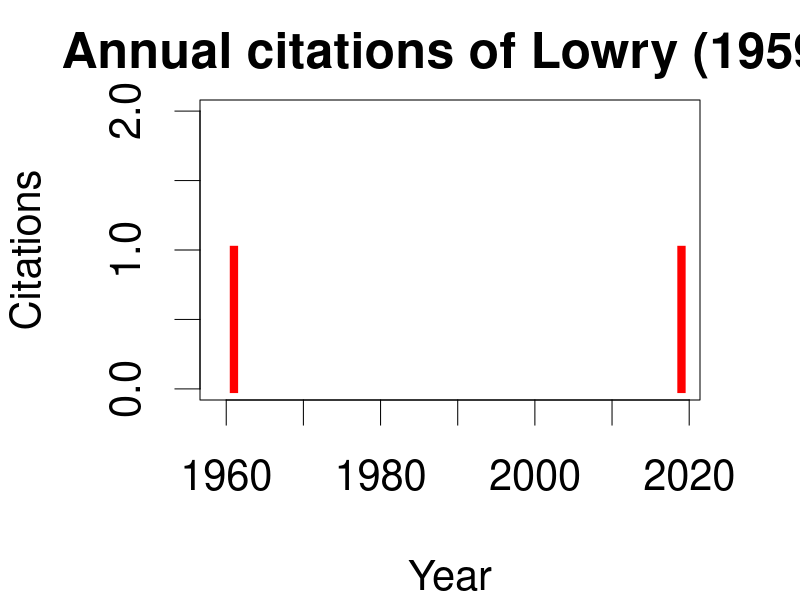

Source code (R):
# Histogram of citations of Lowry (1959)

# Only cited in 1961 and 2019

t <- 1959:2019
cite <- rep(NA, length(t))
cite[t %in% c(1961, 2019)] = 1

png("lowry-citations.png",
    width = 1440)
par(mai=c(2, 2, 1, 1),
    cex = 2.5,
    lend = 2)
plot(t, cite, type = "h", lwd = 8,
     col = "red",
     ylim = c(0,2),
     xlab = "Year",
     ylab = "Citations",
     main = "Annual citations of Lowry (1959)")
dev.off()
